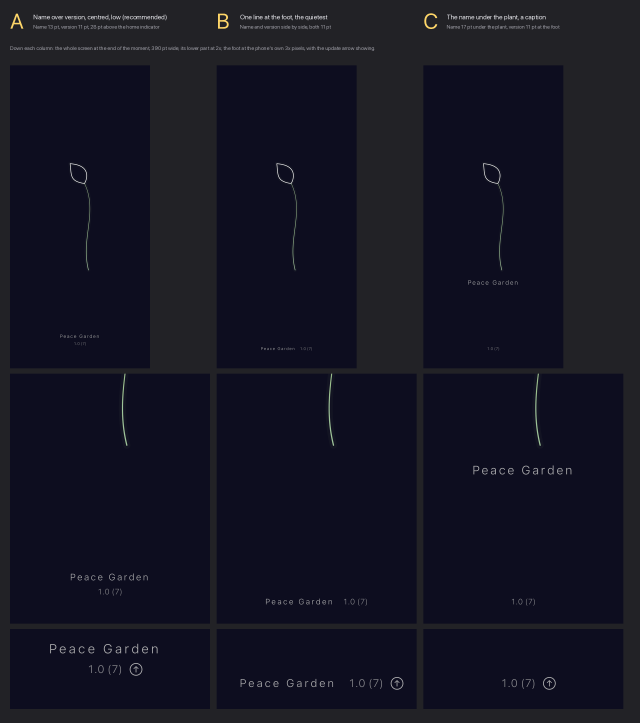
#> input picture design/launch-label-2026-10-11/choice.png, 1920 x 2169 px, given in place of label-stacked.png, which was not available (shown at 1/3 size)
$ python make-choice.py choice.png
#> lines starting #> are read from the running program, lines starting #| are printed output that depends on the picture
"""
The launch label's pictures, from the loading harness's own frames.

    python3 design/launch-label-2026-10-11/make-choice.py <renders>

`<renders>` is the folder `LaunchLabelTests.testWriteTheLaunchLabelFrames`
writes to (`TEST_RUNNER_PG_RENDER_LOADING`): the end of the launch moment on a
390 x 844 pt phone at 3x, the launch ground, a 34 pt home indicator left under
the foot.

- `choice.png`: A, B and C, each as the whole screen, its lower part at 2x, and
  its foot at the phone's own 3x pixels with the update arrow showing. Only from
  renders made at commit 6342216: Marcus chose A on 11 October 2026 and the
  harness no longer draws B and C, so without their frames this is skipped.
- `update-glyph.png`: the recommendation's foot at 3x, without and with the
  arrow, under right to left, at the largest text size and in the light
  appearance.
"""
import pathlib
import sys

from PIL import Image, ImageDraw, ImageFont

HERE = pathlib.Path(__file__).resolve().parent
RENDERS = pathlib.Path(sys.argv[1])
S = 3  # the renders' scale
BACK, INK, SOFT, GOLD = (34, 34, 38), (230, 230, 235), (160, 160, 168), (255, 214, 102)

COLUMNS = [
    ("A", "stacked", "Name over version, centred, low (recommended)",
     "Name 13 pt, version 11 pt, 28 pt above the home indicator"),
    ("B", "line", "One line at the foot, the quietest",
     "Name and version side by side, both 11 pt"),
    ("C", "underPlant", "The name under the plant, a caption",
     "Name 17 pt under the plant, version 11 pt at the foot"),
]


def font(size):
    return ImageFont.truetype("/System/Library/Fonts/SFNS.ttf", size)


def frame(name):
#> called with name = 'label-stacked'
    return Image.open(RENDERS / f"{name}.png").convert("RGB")
#> returned value is the input picture: PIL image 1920x2169 RGB; mean R, G, B 20.3, 20.3, 34


def crop_pt(image, left, top, width, height):
#> called with left = 95, top = 725, width = 200, height = 95
    return image.crop((int(left * S), int(top * S), int((left + width) * S), int((top + height) * S)))
#> returned value: PIL image 600x285 RGB; every value is 0


def save(img, name):
    out = HERE / name
    img.quantize(colors=256, method=Image.Quantize.MEDIANCUT).save(out, optimize=True)
    print(out.name, img.size, out.stat().st_size // 1024, "KB")


def choice():
    cw, pad, gap = 620, 30, 16
    whole_w = 420
    whole_h = round(844 * whole_w / 390)
    lower = (55, 470, 280, 350)     # points: the plant's foot down to the screen's
    lower_w = cw - 20
    lower_h = round(lower[3] * lower_w / lower[2])
    foot = (100, 735, 200, 80)      # points: the foot, at the phone's 3x
    rows = [150, whole_h, lower_h, foot[3] * S, 10]
    img = Image.new("RGB", (pad * 2 + cw * 3, pad + sum(rows) + gap * len(rows)), BACK)
    d = ImageDraw.Draw(img)
    for i, (letter, key, caption, sizes) in enumerate(COLUMNS):
        x = pad + i * cw
        d.text((x, pad - 6), letter, fill=GOLD, font=font(64))
        d.text((x + 70, pad + 8), caption, fill=INK, font=font(20))
        d.text((x + 70, pad + 40), sizes, fill=SOFT, font=font(16))
        y = pad + rows[0] + gap
        plain = frame(f"label-{key}")
        img.paste(plain.resize((whole_w, whole_h), Image.LANCZOS), (x, y))
        y += rows[1] + gap
        img.paste(crop_pt(plain, *lower).resize((lower_w, lower_h), Image.LANCZOS), (x, y))
        y += rows[2] + gap
        img.paste(crop_pt(frame(f"label-{key}-glyph"), *foot), (x, y))
        y += rows[3] + gap
    d.text((pad, pad + 104),
           "Down each column: the whole screen at the end of the moment, 390 pt wide; its lower part "
           "at 2x; the foot at the phone's own 3x pixels, with the update arrow showing.",
           fill=SOFT, font=font(16))
    save(img, "choice.png")


def update_glyph():
    pad, gap = 30, 16
    foot = (95, 725, 200, 95)
    states = [
        ("label-stacked", "Until the store has a newer version: the version alone"),
        ("label-stacked-glyph", "A newer version in the store: the arrow beside it"),
        ("label-stacked-glyph-rtl", "Right to left (Arabic): the arrow on the version's trailing side"),
        ("label-stacked-glyph-largest", "The largest text size asked for: it stops at xxxLarge"),
        ("label-stacked-glyph-light", "The light appearance: the launch ground is dark in both"),
    ]
    tile_w, tile_h = foot[2] * S, foot[3] * S
    img = Image.new("RGB", (pad * 2 + tile_w + 520, pad * 2 + len(states) * (tile_h + gap)), BACK)
    d = ImageDraw.Draw(img)
    y = pad
    for name, caption in states:
        img.paste(crop_pt(frame(name), *foot), (pad, y))
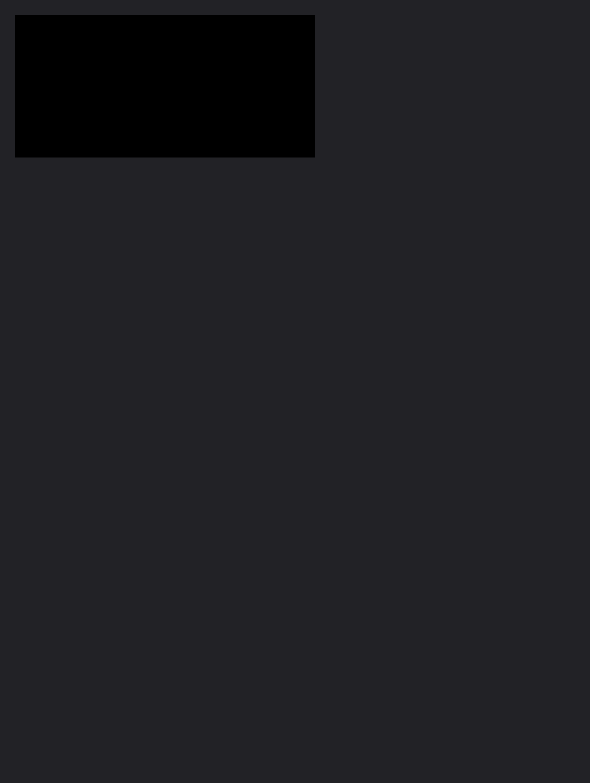
#> img: PIL image 1180x1565 RGB (shown at 1/2 size); mean R, G, B 30.9, 30.9, 34.5
        d.text((pad + tile_w + 24, y + tile_h // 2 - 12), caption, fill=INK, font=font(19))
        y += tile_h + gap
#> pass 2 of the loop in update_glyph, `for name, caption in states:`:
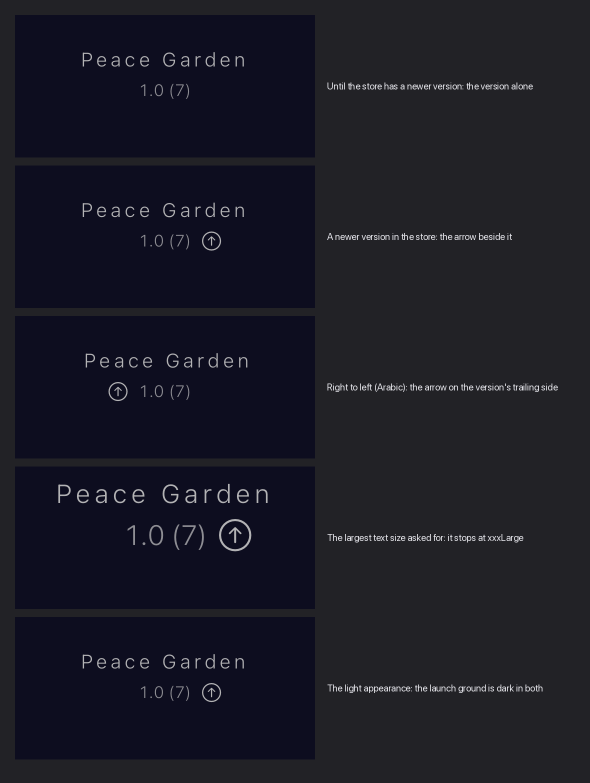
#> input picture design/launch-label-2026-10-11/update-glyph.png, 1180 x 1565 px, given in place of label-stacked-glyph.png, which was not available (shown at 1/2 size)
#> in frame, returned value is the input picture: PIL image 1180x1565 RGB; mean R, G, B 26.3, 26.3, 36.7
#> in update_glyph, `img.paste(crop_pt(frame(name), *foot), (pad, y))`:
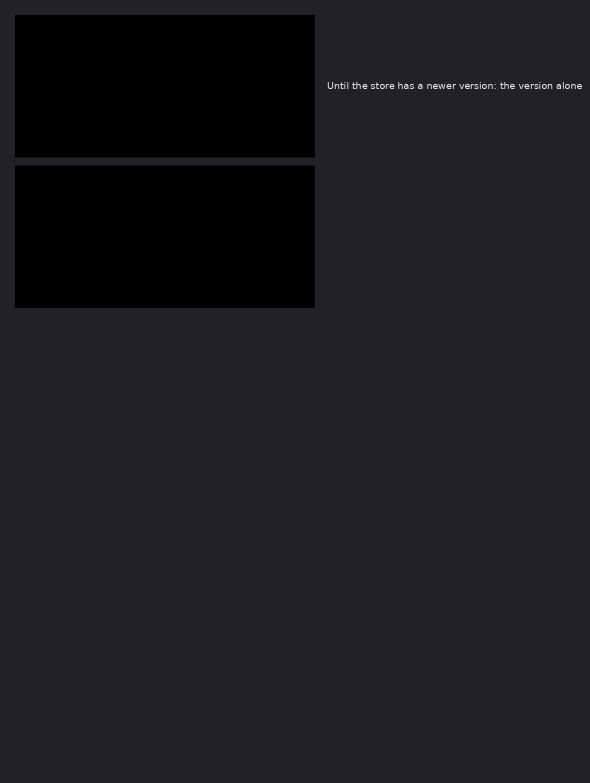
#> img: PIL image 1180x1565 RGB (shown at 1/2 size); mean R, G, B 27.9, 27.9, 31.2
    save(img, "update-glyph.png")


if __name__ == "__main__":
    if (RENDERS / "label-line.png").exists():
        choice()
#> (the run stopped early here; a loop or call above may not have finished)
